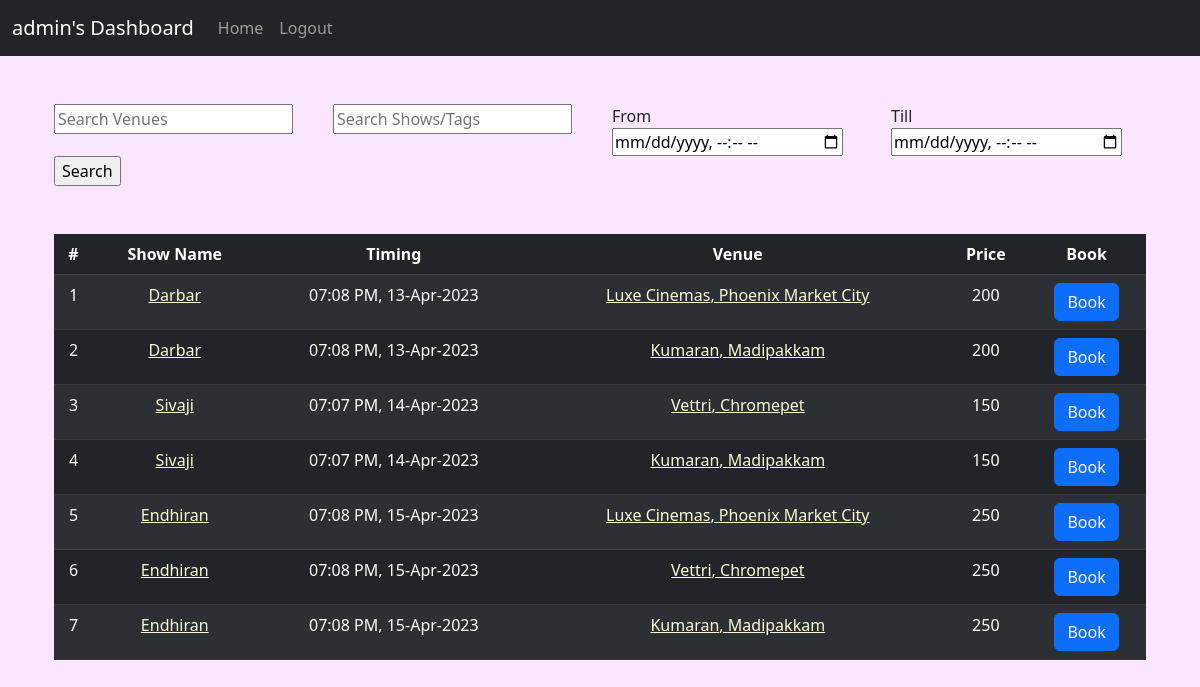
The app's page /index (signed in) with its own data.
### app/models.py (models this page shows, shortened)
class User(UserMixin,db.Model):
    id = db.Column(db.Integer, primary_key = True)
    username = db.Column(db.String(32), unique = True, nullable = False)
    password_hash = db.Column(db.String(128) , nullable = False)
    bookings = db.relationship('Booking', backref = 'user', lazy = 'dynamic')

class Show(db.Model):
    id = db.Column(db.Integer, primary_key = True)
    name = db.Column(db.String(32), index = True, nullable = False)
    caption = db.Column(db.String(128))
    timing = db.Column(db.DateTime, index = True, nullable = False)
    price = db.Column(db.Integer, index = True, nullable = False)
    pic = db.Column(db.LargeBinary)
    tags = db.relationship('Tag', backref = 'show', lazy = 'dynamic', cascade = 'all, delete')
    bookings = db.relationship('Booking', backref = 'show', lazy = 'dynamic', cascade = 'all, delete')
    __table_args__ = (UniqueConstraint('name', 'timing', name='u_venue_name_loc'),)

class Venue(db.Model):
    id = db.Column(db.Integer, primary_key = True)
    name = db.Column(db.String(32), index = True, nullable = False)
    location = db.Column(db.String(64), index = True, nullable = False)
    caption = db.Column(db.String(128))
    capacity = db.Column(db.Integer, nullable = False)
    pic = db.Column(db.LargeBinary)
    shows = db.relationship('Show', secondary = 'show_venue', backref = 'venues', lazy = 'dynamic')
    bookings = db.relationship('Booking', backref = 'venue', cascade = 'all, delete')
    __table_args__ = (UniqueConstraint('name', 'location', name='u_venue_name_loc'),)

### app/routes.py (the view, shortened to what this page needs)
@app.route('/', methods = ['GET','POST'])
@app.route('/index', methods = ['GET','POST'])
@login_required
def index():
    form = SearchForm()
    sv = []
    all_shows = Show.query
    all_venues = Venue.query
    all_shows = all_shows.order_by(Show.timing.asc())
    for show in all_shows:
        for venue in show.venues:
            if venue in all_venues:
                sv.append((show,venue))
    return render_template('index.html', title = "Search", form=form, sv = sv)

### app/forms.py
class SearchForm(FlaskForm):
    venue_search = StringField('Venue',render_kw={"placeholder": "Search Venues"}, validators = [Optional(),])
    show_search = StringField('Show',render_kw={"placeholder": "Search Shows/Tags"}, validators = [Optional(),])
    from_date = DateTimeLocalField('From', format="%Y-%m-%dT%H:%M", render_kw={"placeholder": "From DateTime: "}, validators = [Optional(),])
    till_date = DateTimeLocalField('Till', format="%Y-%m-%dT%H:%M", render_kw={"placeholder": "To DateTime:"}, validators = [Optional(),])
    submit = SubmitField('Search')

### app/models.py (called while the page is built)
@login.user_loader
def load_user(id):
    return User.query.get(int(id))

### app/templates/index.html (shortened to what this page needs)
{% extends "base.html" %}
{% block content %}
<div class="container px-4">
    <form action = "" method="POST" novalidate>
        <div class="row mb-5 ">
            <div class="col">
                {{form.venue_search()}}
            </div>
            <div class="col">
                {{form.show_search()}}
            </div>
            <div class="col">
                {{form.from_date.label}} {{form.from_date()}}
            </div>
            <div class="col">
                {{form.till_date.label}} {{form.till_date()}}
            </div>
            <div class="col">
                {{form.submit()}}
            </div>
        </div>
    </form>
    <table class="table table-dark table-striped text-center">
        <thead>
            <tr>
              <th scope="col">#</th>
              <th scope="col">Show Name</th>
              <th scope="col">Timing</th>
              <th scope="col">Venue</th>
              <th scope="col">Price</th>
              <th scope="col">Book</th>
            </tr>
        </thead>
        <tbody>
            {% for x in sv %}
            <tr>
                <td>{{loop.index}}</td>
                <td>
                    <a href="{{url_for('show_page', show_id = x[0].id)}}">
                        {{x[0].name}}
                    </a>
                </td>
                <td>{{x[0].timing.strftime('%I:%M %p, %d-%b-%Y')}}</td>
                <td>
                    <a href="{{url_for('venue_page', venue_id = x[1].id)}}">
                        {{x[1].name}}, {{x[1].location}}
                    </a>
                </td>
                <td>{{x[0].price}}</td>
                <td>
                    <a href="{{ url_for('book_show' , show_id=x[0].id , venue_id=x[1].id) }}">
                        <button type="button" class="btn btn-primary">Book</button>
                    </a>
                </td>
            </tr>
            {% endfor %}
        </tbody>
    </table>
</div>
{% endblock %}

### app/templates/base.html (shortened to what this page needs)
<!doctype html>
<html lang="en">
    <head>
        <link href="https://cdn.jsdelivr.net/npm/bootstrap@5.3.0-alpha1/dist/css/bootstrap.min.css" rel="stylesheet">
    </head>
  <body  style="background-color: #fae6ff;">
    <nav class="navbar navbar-expand-lg bg-dark mb-5" data-bs-theme="dark" >
      <div class="container-fluid ">
        <a class="navbar-brand" href="#">{% if current_user.is_authenticated %}{{ current_user.username }}'s Dashboard{% else %}{{title}}{% endif %}</a>
        <div class="collapse navbar-collapse ">
          <div class="navbar-nav">
            <a class="nav-link "  href="{{ url_for('index') }}">Home</a>
            {% if current_user.is_anonymous %}
              <a class="nav-link" href="{{ url_for('login') }}">Login</a>
            {% else %}
              <a class="nav-link" href="{{ url_for('logout') }}">Logout</a>
            {% endif %}
          </div>
        </div>
      </div>
    </nav>
        {% block content %}{% endblock %}
  </body>
</html>

### app/templates/index.html (style rules this page uses)
table a { color:lightgoldenrodyellow; }

### records on screen
User: username "admin"
Show: name "Darbar", timing "07:08 PM, 13-Apr-2023", name "Luxe Cinemas", location "Phoenix Market City", price "200", name "Kumaran", location "Madipakkam"
Show: name "Sivaji", timing "07:07 PM, 14-Apr-2023", name "Vettri", location "Chromepet", price "150", name "Kumaran", location "Madipakkam"
Show: name "Endhiran", timing "07:08 PM, 15-Apr-2023", name "Luxe Cinemas", location "Phoenix Market City", price "250", name "Vettri", location "Chromepet", name "Kumaran", location "Madipakkam"
